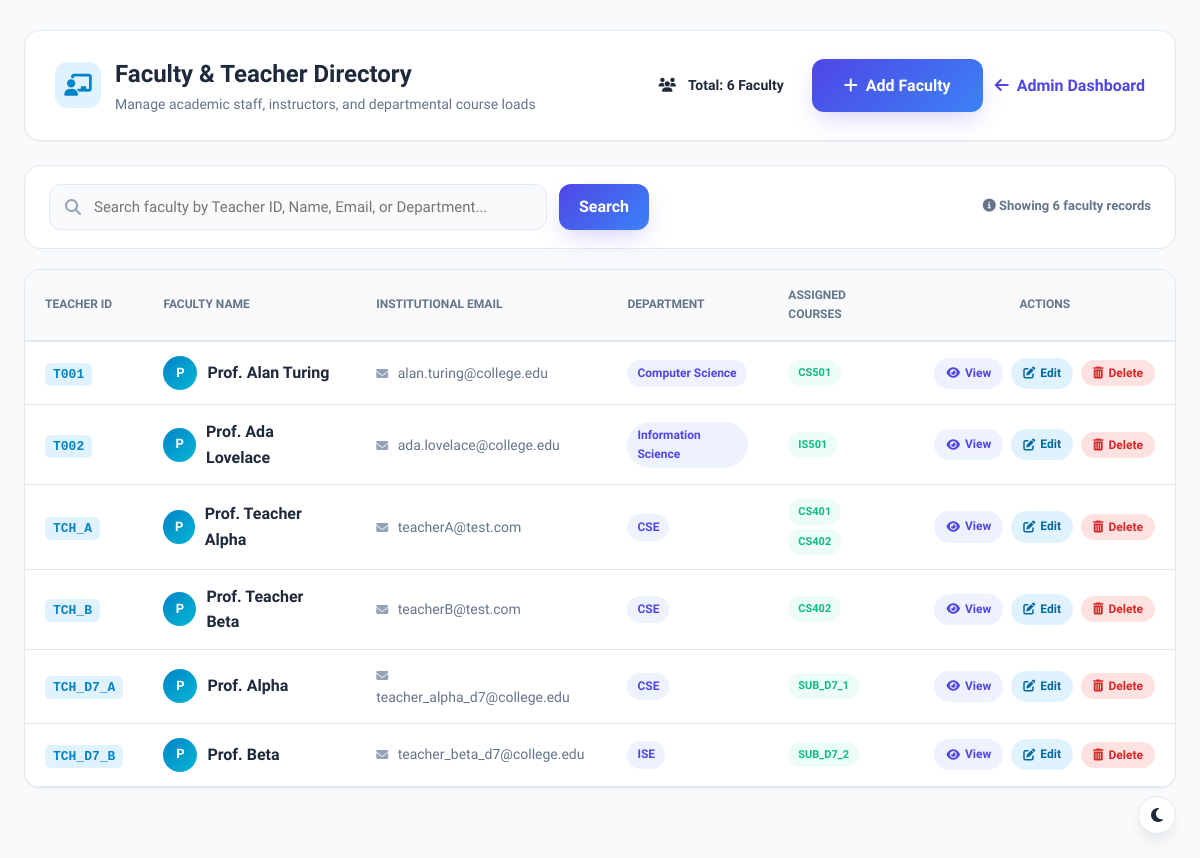
Page /view_teachers (signed in) on the earlier database version.
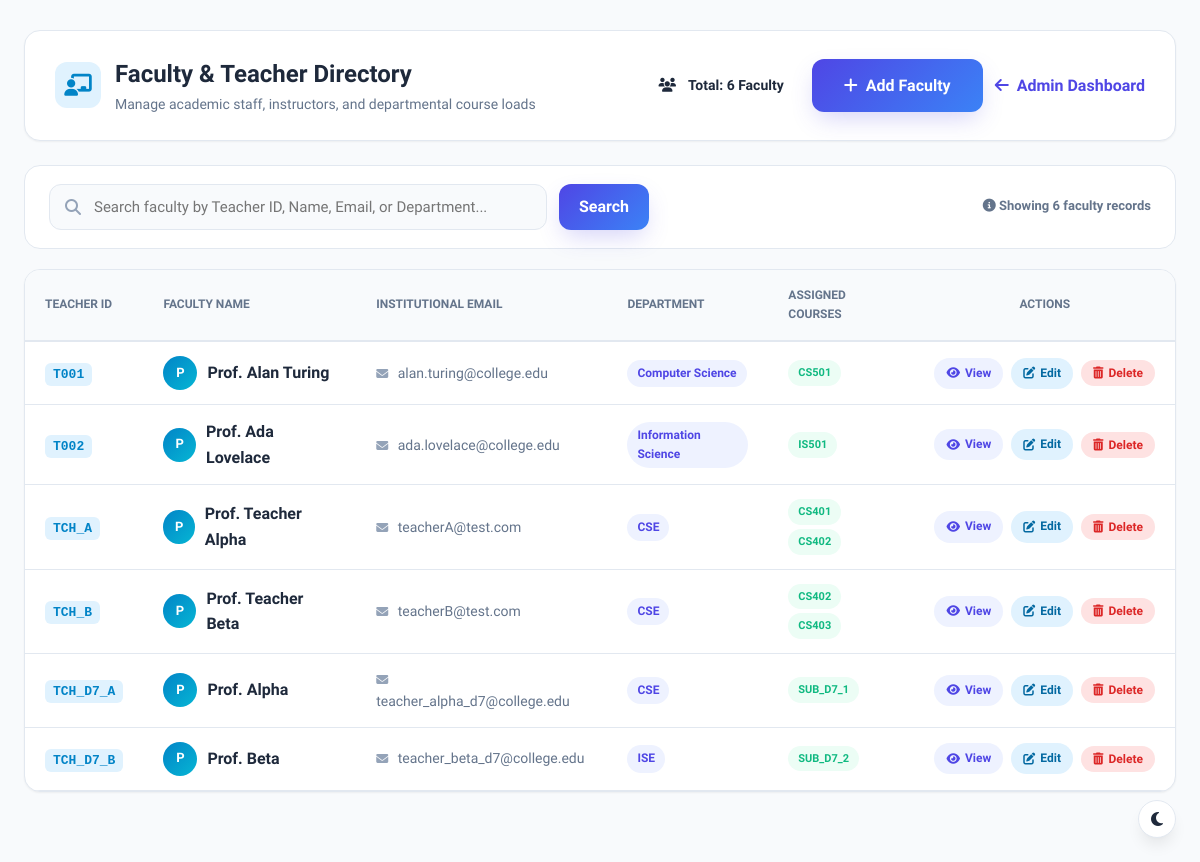
Same page on the later database version.
### tables this page shows
CREATE TABLE teachers(
        id INTEGER PRIMARY KEY AUTOINCREMENT,
        teacher_id TEXT UNIQUE NOT NULL,
        fullname TEXT NOT NULL,
        email TEXT UNIQUE NOT NULL,
        department TEXT NOT NULL
    );

CREATE TABLE "subjects" (id INTEGER PRIMARY KEY AUTOINCREMENT, subject_code TEXT UNIQUE NOT NULL, subject_name TEXT NOT NULL, department TEXT NOT NULL, semester INTEGER NOT NULL);

### app.py (the view)
@app.route("/view_teachers")
@role_required("admin")
def view_teachers():
    search_query = request.args.get("search", "").strip()
    success = request.args.get("success")
    error = request.args.get("error")
    conn = get_db_connection()
    cursor = conn.cursor()
    if search_query:
        term = f"%{search_query}%"
        cursor.execute("""
            SELECT teacher_id, fullname, email, department
            FROM teachers
            WHERE teacher_id LIKE ? OR fullname LIKE ? OR email LIKE ? OR department LIKE ?
            ORDER BY teacher_id ASC
        """, (term, term, term, term))
    else:
        cursor.execute("""
            SELECT teacher_id, fullname, email, department
            FROM teachers
            ORDER BY teacher_id ASC
        """)
    teachers_raw = cursor.fetchall()
    teachers_list = []
    for t in teachers_raw:
        cursor.execute("""
            SELECT subjects.subject_code, subjects.subject_name
            FROM teacher_subjects
            JOIN subjects ON teacher_subjects.subject_id = subjects.subject_code
            WHERE teacher_subjects.teacher_id = ?
        """, (t["teacher_id"],))
        assigned_subjects = cursor.fetchall()
        teachers_list.append({
            "teacher_id": t["teacher_id"],
            "fullname": t["fullname"],
            "email": t["email"],
            "department": t["department"],
            "subjects": assigned_subjects
        })
    conn.close()
    return render_template(
        "view_teachers.html",
        teachers=teachers_list,
        search_query=search_query,
        success=success,
        error=error
    )

### app.py (called while the page is built, shortened)
def role_required(*allowed_roles):
    def decorator(f):
        @wraps(f)
        def decorated_function(*args, **kwargs):
            if "user_id" not in session or "role" not in session:
                return redirect(url_for("login"))
            user_role = session.get("role")
            return f(*args, **kwargs)
        return decorated_function
    return decorator

### database.py (called while the page is built)
def get_db_connection():
    conn = sqlite3.connect("database.db")
    conn.execute("PRAGMA foreign_keys = ON;")
    conn.row_factory = sqlite3.Row
    return conn

### templates/view_teachers.html (shortened to what the changed rows need)
<!DOCTYPE html>
<html lang="en">
<head>
    <link rel="stylesheet" href="{{ url_for('static', filename='css/dashboard.css') }}">
    <link rel="stylesheet" href="{{ url_for('static', filename='css/style.css') }}">
    <link rel="stylesheet" href="https://cdnjs.cloudflare.com/ajax/libs/font-awesome/6.5.2/css/all.min.css">
</head>
<body style="background: var(--bg-main);">
    <div style="max-width: 1280px; margin: 30px auto; padding: 0 24px;">
        <div style="display: flex; justify-content: space-between; align-items: center; flex-wrap: wrap; gap: 20px; background: var(--card-bg); padding: 24px 30px; border-radius: var(--radius-lg); box-shadow: var(--shadow-sm); border: 1px solid var(--border); margin-bottom: 24px;">
            <div>
                <div style="display: flex; align-items: center; gap: 14px;">
                    <div>
                        <h1 style="font-size: 24px; font-weight: 800; color: var(--text-main); margin: 0;">Faculty & Teacher Directory</h1>
                    </div>
                </div>
            </div>
        </div>
        <div class="table-card" style="background: var(--card-bg); border-radius: var(--radius-lg); border: 1px solid var(--border); overflow: hidden; box-shadow: var(--shadow-sm);">
            {% if teachers %}
            <div style="overflow-x: auto;">
                <table class="data-table" id="teachersTable" style="width: 100%; border-collapse: collapse;">
                    <thead>
                        <tr style="background: var(--bg-main); border-bottom: 2px solid var(--border);">
                            <th style="padding: 16px 20px; text-align: left; font-size: 12px; font-weight: 700; color: var(--text-muted); text-transform: uppercase;">Teacher ID</th>
                            <th style="padding: 16px 20px; text-align: left; font-size: 12px; font-weight: 700; color: var(--text-muted); text-transform: uppercase;">Faculty Name</th>
                            <th style="padding: 16px 20px; text-align: left; font-size: 12px; font-weight: 700; color: var(--text-muted); text-transform: uppercase;">Institutional Email</th>
                            <th style="padding: 16px 20px; text-align: left; font-size: 12px; font-weight: 700; color: var(--text-muted); text-transform: uppercase;">Department</th>
                            <th style="padding: 16px 20px; text-align: left; font-size: 12px; font-weight: 700; color: var(--text-muted); text-transform: uppercase;">Assigned Courses</th>
                            <th style="padding: 16px 20px; text-align: center; font-size: 12px; font-weight: 700; color: var(--text-muted); text-transform: uppercase;">Actions</th>
                        </tr>
                    </thead>
                    <tbody>
                        {% for teacher in teachers %}
                        <tr class="teacher-row" style="border-bottom: 1px solid var(--border); transition: var(--transition);">
                            <td style="padding: 14px 20px;">
                                <span style="font-weight: 700; font-family: monospace; color: var(--secondary-hover); background: #e0f2fe; padding: 4px 8px; border-radius: 6px; font-size: 13px;">
                                    {{ teacher.teacher_id }}
                                </span>
                            </td>
                            <td style="padding: 14px 20px;">
                                <div style="display: flex; align-items: center; gap: 10px;">
                                    <div style="width: 34px; height: 34px; border-radius: 50%; background: linear-gradient(135deg, #0284c7, #06b6d4); color: white; display: flex; align-items: center; justify-content: center; font-size: 13px; font-weight: 700;">
                                        {{ teacher.fullname[0]|upper }}
                                    </div>
                                    <span style="font-weight: 600; color: var(--text-main);">{{ teacher.fullname }}</span>
                                </div>
                            </td>
                            <td style="padding: 14px 20px; color: var(--text-muted); font-size: 14px;">
                                <i class="fas fa-envelope" style="font-size: 12px; margin-right: 6px; color: var(--text-light);"></i>
                                {{ teacher.email }}
                            </td>
                            <td style="padding: 14px 20px;">
                                <span class="badge badge-primary">{{ teacher.department }}</span>
                            </td>
                            <td style="padding: 14px 20px;">
                                {% if teacher.subjects %}
                                <div style="display: flex; flex-wrap: wrap; gap: 4px;">
                                    {% for sub in teacher.subjects %}
                                    <span class="badge badge-success" style="font-size: 11px;">
                                        {{ sub['subject_code'] }}
                                    </span>
                                    {% endfor %}
                                </div>
                                {% else %}
                                <span style="font-size: 12px; color: var(--text-muted); font-style: italic;">No subjects assigned</span>
                                {% endif %}
                            </td>
                            <td style="padding: 14px 20px; text-align: center;">
                                <div style="display: inline-flex; align-items: center; gap: 8px;">
                                    <a href="{{ url_for('view_teacher', teacher_id=teacher.teacher_id) }}" class="badge badge-primary" style="text-decoration: none; padding: 6px 12px; font-size: 12px; display: inline-flex; align-items: center; gap: 5px;" title="View Faculty Profile">
                                        <i class="fas fa-eye"></i> View
                                    </a>
                                    <a href="{{ url_for('edit_teacher', teacher_id=teacher.teacher_id) }}" class="badge badge-info" style="text-decoration: none; padding: 6px 12px; font-size: 12px; display: inline-flex; align-items: center; gap: 5px; background: #e0f2fe; color: #0369a1;" title="Edit Faculty Member">
                                        <i class="fas fa-edit"></i> Edit
                                    </a>
                                    <button
                                        type="button"
                                        class="badge badge-danger"
                                        style="border: none; cursor: pointer; padding: 6px 12px; font-size: 12px; display: inline-flex; align-items: center; gap: 5px; background: #fee2e2; color: #dc2626;"
                                        onclick="confirmDeleteTeacher('{{ teacher.teacher_id }}', '{{ teacher.fullname }}')"
                                        title="Delete Faculty Member">
                                        <i class="fas fa-trash-alt"></i> Delete
                                    </button>
                                </div>
                            </td>
                        </tr>
                        {% endfor %}
                    </tbody>
                </table>
            </div>
            {% endif %}
        </div>
    </div>
</body>
</html>

Differences in the rows shown:
added subjects: subject_code "CS403", shown under teachers "Prof. Teacher Beta"
